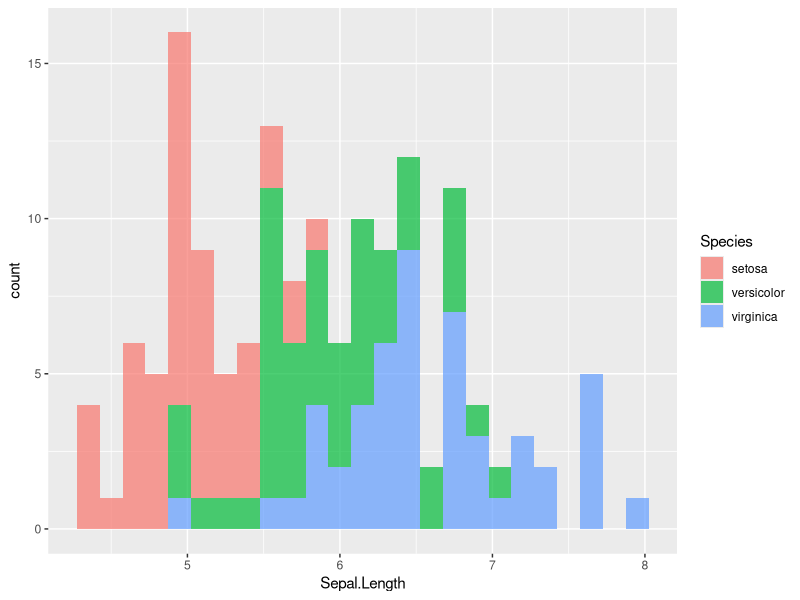
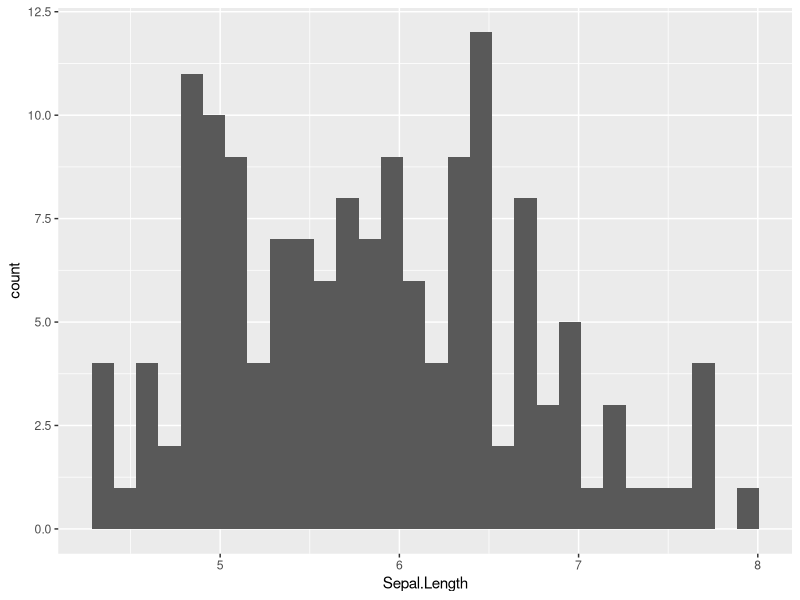
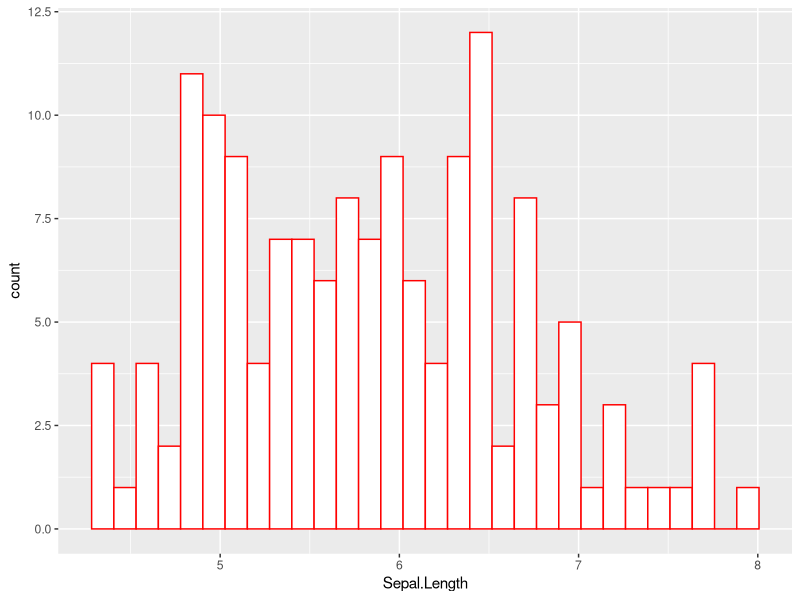
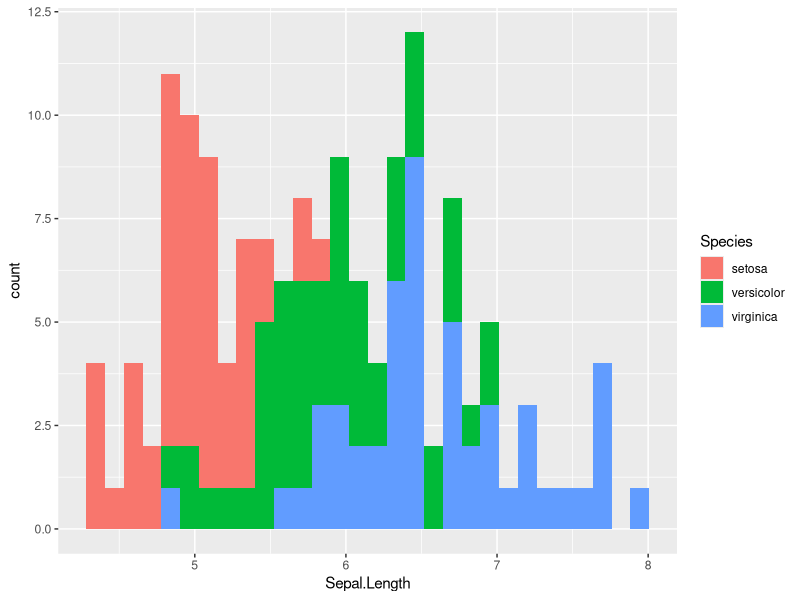
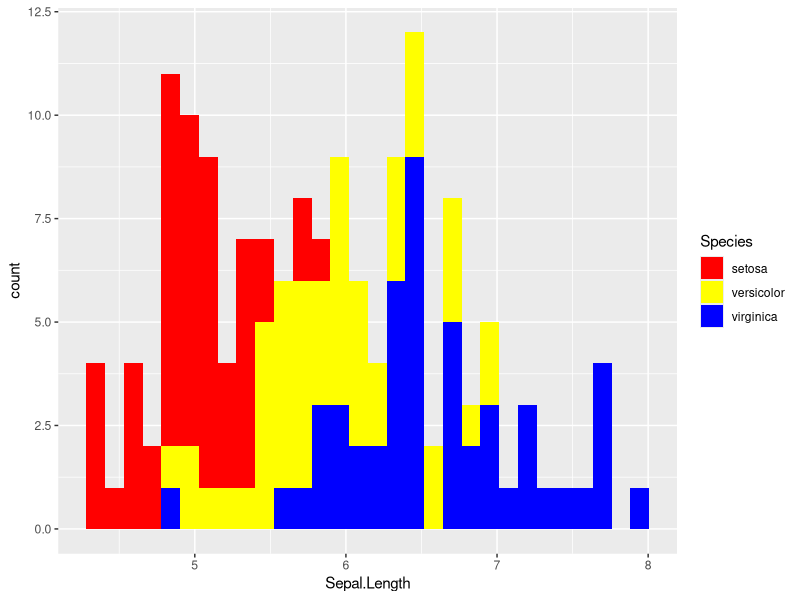
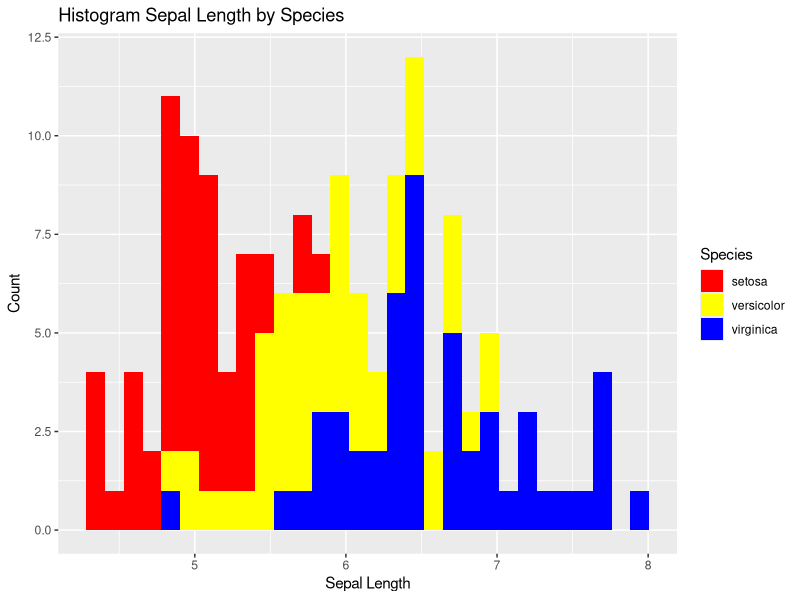
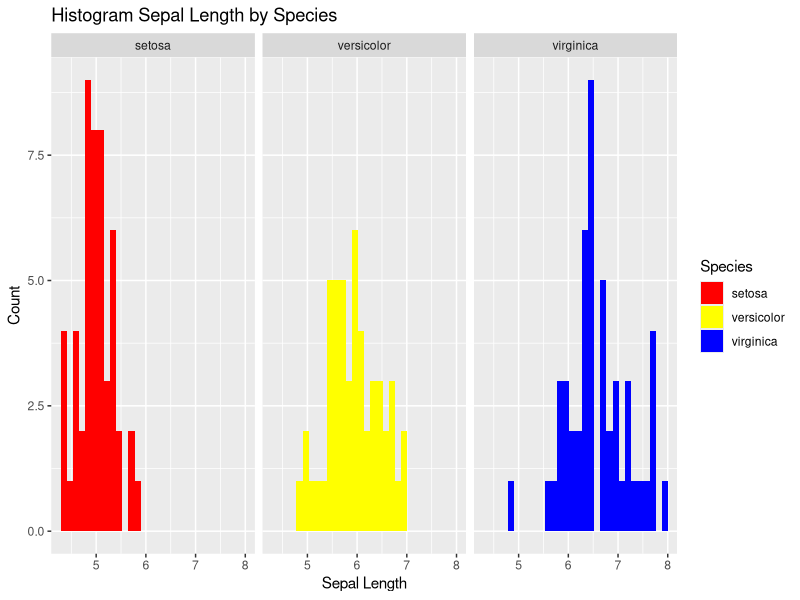
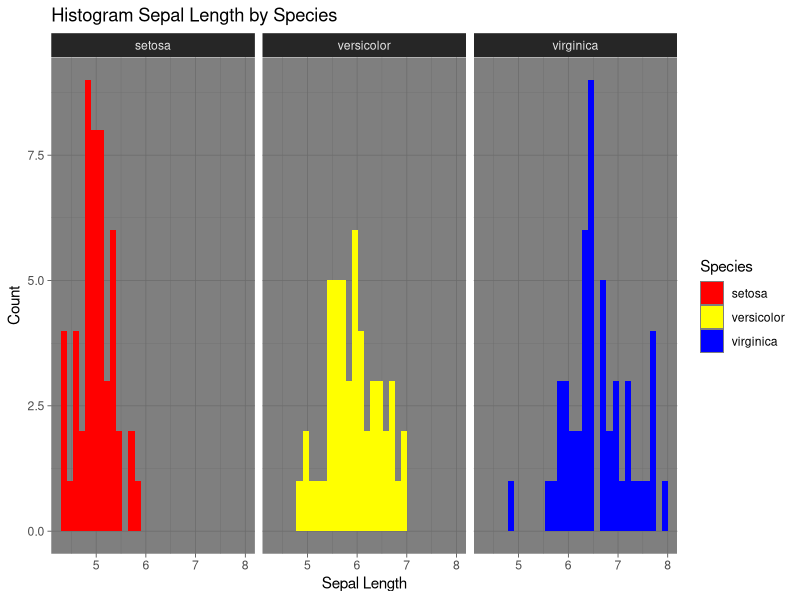

The R script that drew these images, in order:
## ---- chunk 1
knitr::opts_chunk$set(echo = TRUE)
## ---- chunk 2
data()

## ---- chunk 3
head(iris)
## ---- chunk 4
str(iris)
## ---- chunk 5
library(ggplot2)
## ---- chunk 6

ggplot(iris, aes(x=Sepal.Length, fill = Species)) + 
  geom_histogram(bins = 25, alpha = 0.7)
## ---- chunk 7
ggplot(iris, aes(x=Sepal.Length)) + 
  geom_histogram()
## ---- chunk 8
ggplot(iris, aes(x=Sepal.Length)) + 
  geom_histogram(color = "red", # memberi warna garis batang merah
                 fill = "white") # memberi warna batang histogram putih
## ---- chunk 9
ggplot(iris, aes(x=Sepal.Length, fill = Species)) + 
  geom_histogram()
## ---- chunk 10
ggplot(iris, aes(x=Sepal.Length, fill = Species)) + 
  geom_histogram() +
  scale_fill_manual(values=c("red", "yellow", "blue")) # Kostum warna
## ---- chunk 11
ggplot(iris, aes(x = Sepal.Length, fill = Species)) +
   geom_histogram() + 
   scale_fill_manual(values=c("red", "yellow", "blue")) +
   labs(title="Histogram Sepal Length by Species") + xlab("Sepal Length") + ylab("Count")
## ---- chunk 12
#density plot
ggplot(iris, aes(x = Sepal.Length, fill = Species)) +
   geom_histogram() + 
   scale_fill_manual(values=c("red", "yellow", "blue")) +
   labs(title="Histogram Sepal Length by Species") + xlab("Sepal Length") + ylab("Count") +
  facet_wrap(~Species)
## ---- chunk 13
#density plot
ggplot(iris, aes(x = Sepal.Length, fill = Species)) +
   geom_histogram() + 
   scale_fill_manual(values=c("red", "yellow", "blue")) +
   labs(title="Histogram Sepal Length by Species") + xlab("Sepal Length") + ylab("Count") +
  facet_wrap(~Species) +
  theme_dark() #mengganti tema

## ---- chunk 14
ggplot(iris, aes(x = Sepal.Length, fill = Species)) +
   geom_density(alpha = 0.8) + 
   scale_fill_manual(values=c("#a0ffa0", "#f0feff", "#a7e7fe")) +
   labs(title="Density Plot Sepal Length by Species") + xlab("Sepal Length") + ylab("Count")
## ---- chunk 15
ggplot(iris, aes(x = Sepal.Length, fill = Species)) +
   geom_density() + 
   scale_fill_manual(values=c("#a0ffa0", "#f0feff", "#a7e7fe")) +
   labs(title="Density Plot Sepal Lenght by Species") + xlab("Sepal Length") + ylab("Count") +
  facet_wrap(~Species) + 
  theme_classic()
## ---- chunk 16
ggplot(iris, aes(x = "", y = Sepal.Length)) + 
  geom_boxplot()

## ---- chunk 17
ggplot(iris, aes(x = Species, y = Sepal.Length)) +
   geom_boxplot() 
## ---- chunk 18
ggplot(iris, aes(x = Species, y = Sepal.Length, fill = Species)) +
   geom_boxplot() + 
   scale_fill_manual(values=c("#a0ffa0", "#f0feff", "#a7e7fe")) +
   labs(title="Box Plot Sepal Lenght by Species") + xlab("Species") + ylab("Sepal Length") + 
  theme(legeng.position = "none") + 
  theme_classic()
## ---- chunk 19
survey <- data.frame(group=rep(c("Men", "Women"),each=6),
                     fruit=rep(c("Apple", "Kiwi", "Grapes", "Banana", "Pears", "Orange"),2),
                     people=c(22, 10, 15, 23, 12, 18, 18, 5, 15, 27, 8, 17))
survey
